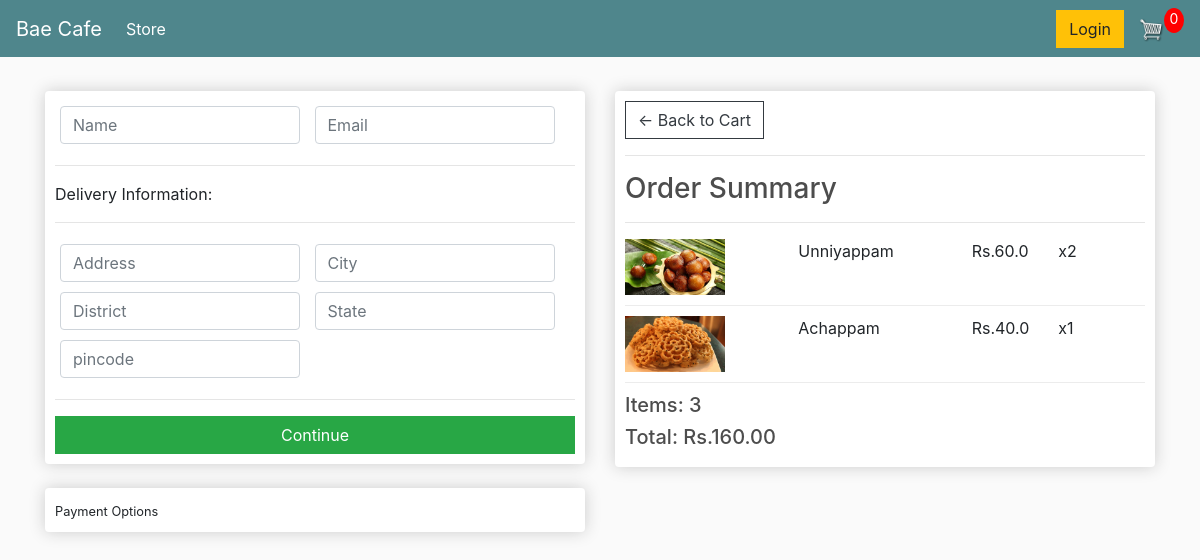
/checkout/ (signed in), run on an earlier commit of the app's database.
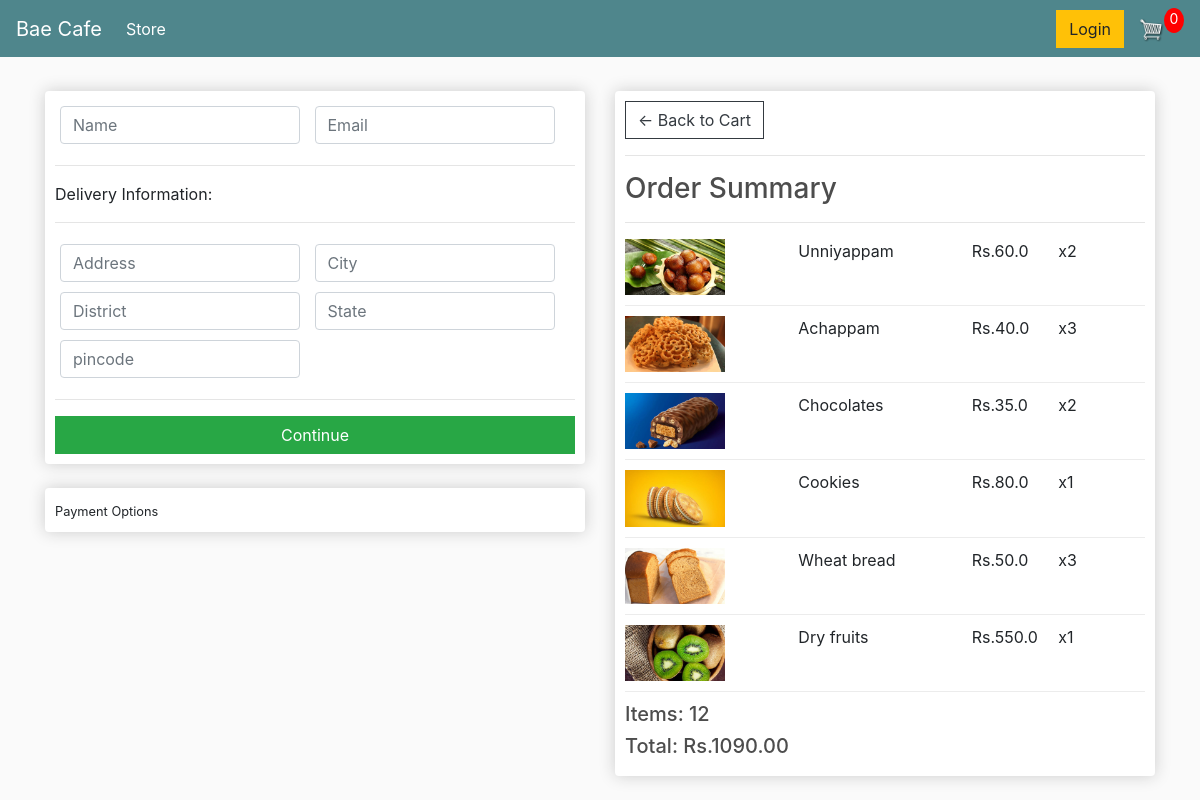
And on a later commit of the database.
### store/models.py (models this page shows, shortened)
class OrderItem(models.Model):
	product = models.ForeignKey(Product, on_delete=models.SET_NULL, null=True)
	order = models.ForeignKey(Order, on_delete=models.SET_NULL, null=True)
	quantity = models.IntegerField(default=0, null=True, blank=True)
	date_added = models.DateTimeField(auto_now_add=True)
	@property
	def get_total(self):
		total = self.product.price * self.quantity
		return total

class Product(models.Model):
	name = models.CharField(max_length=200)
	price = models.FloatField()
	image = models.ImageField(null=True, blank=True)
	@property
	def imageURL(self):
		try:
			url = self.image.url
		except:
			url = ''
		return url

class Order(models.Model):
	customer = models.ForeignKey(Customer, on_delete=models.SET_NULL, null=True, blank=True)
	date_ordered = models.DateTimeField(auto_now_add=True)
	complete = models.BooleanField(default=False)
	transaction_id = models.CharField(max_length=100, null=True)
	@property
	def get_cart_total(self):
		orderitems = self.orderitem_set.all()
		total = sum([item.get_total for item in orderitems])
		return total
	@property
	def get_cart_items(self):
		orderitems = self.orderitem_set.all()
		total = sum([item.quantity for item in orderitems])
		return total

### store/views.py (the view)
# urls.py: path('checkout/', views.checkout, name="checkout"),
def checkout(request):
     if request.user.is_authenticated:
          customer = request.user.customer
          order, created = Order.objects.get_or_create(customer=customer, complete=False)
          items= order.orderitem_set.all()
     else:
          items = []
          order = {'get_cart_total':0,'get_cart_items':0}
     context = {'items':items,'order':order}
     return render(request, 'store/checkout.html', context)

### store/templates/store/checkout.html
{% extends 'store/main.html' %}
{% load static %}
{% block content %}
     <div class="row">
		<div class="col-lg-6">
			<div class="box-element" id="form-wrapper">
				<form id="form">
					<div id="user-info">
						<div class="form-field">
							<input required class="form-control" type="text" name="name" placeholder="Name">
						</div>
						<div class="form-field">
							<input required class="form-control" type="email" name="email" placeholder="Email">
						</div>
					</div>
					<div id="shipping-info">
						<hr>
						<p>Delivery Information:</p>
						<hr>
						<div class="form-field">
							<input class="form-control" type="text" name="address" placeholder="Address">
						</div>
						<div class="form-field">
							<input class="form-control" type="text" name="city" placeholder="City">
						</div>
						<div class="form-field">
							<input class="form-control" type="text" name="state" placeholder="District">
						</div>
						<div class="form-field">
							<input class="form-control" type="text" name="zipcode" placeholder="State">
						</div>
						<div class="form-field">
							<input class="form-control" type="text" name="country" placeholder="pincode">
						</div>
					</div>
					<hr>
					<input id="form-button" class="btn btn-success btn-block" type="submit" value="Continue">
				</form>
			</div>
			<br>
			<div class="box-element " id="payment-info">
				<small>Payment Options</small>
			</div>
		</div>
		<div class="col-lg-6">
			<div class="box-element">
				<a  class="btn btn-outline-dark" href="{% url 'cart' %}">&#x2190; Back to Cart</a>
				<hr>
				<h3>Order Summary</h3>
				<hr>
				{%for item in items%}
				<div class="cart-row">
					<div style="flex:2"><img class="row-image" src="{{item.product.imageURL}}"></div>
					<div style="flex:2"><p>{{item.product.name}}</p></div>
					<div style="flex:1"><p>Rs.{{item.product.price}}</p></div>
					<div style="flex:1"><p>x{{item.quantity}}</p></div>
				</div>
				{% endfor %}
				<h5>Items:   {{order.get_cart_items}}</h5>
				<h5>Total:   Rs.{{order.get_cart_total|floatformat:2}}</h5>
			</div>
		</div>
	</div>
{% endblock content %}

What changed in the data, as far as the page shows it:
changed OrderItem "Achappam": quantity "1" → "3"
added OrderItem: product.imageURL (picture), product.name "Chocolates", product.price "35.0", quantity "2"
added OrderItem: product.imageURL (picture), product.name "Cookies", product.price "80.0", quantity "1"
added OrderItem: product.imageURL (picture), product.name "Wheat bread", product.price "50.0", quantity "3"
added OrderItem: product.imageURL (picture), product.name "Dry fruits", product.price "550.0", quantity "1"
changed through a linked row, Order: get_cart_items "3" → "12"; get_cart_total "160.00" → "1090.00"
